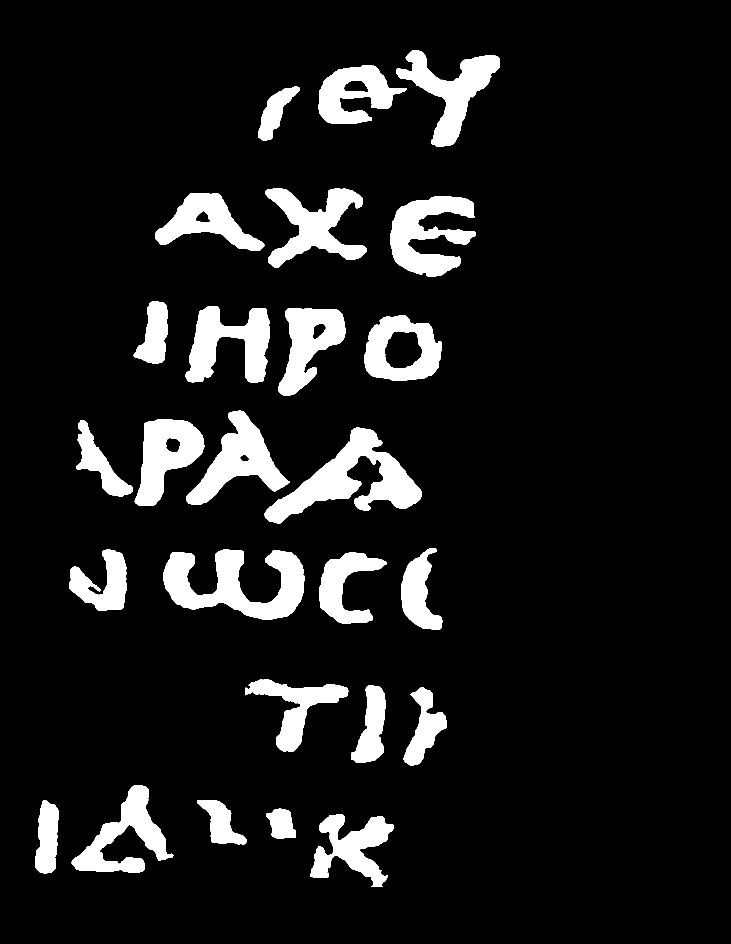
#> input picture inklabels/20230205142449.png, 2191 x 2831 px (shown at 1/3 size)
$ python -i download_w035_labels.py   (imports and definitions only)
#> lines starting #> are read from the running program, lines starting #| are printed output that depends on the picture; after the words box and inside, x2 and y2 are one past the last pixel; in counts of white or black regions, pixels touching at a corner belong together
#> further down, picture is the input picture: shape (2831, 2191, 3); 9.8% white; 26 white regions, largest, box (x1, y1, x2, y2) and area: (794, 1283, 1264, 1570) 48074, (490, 1649, 913, 1858) 46036, (1170, 589, 1428, 830) 33680
#!/usr/bin/env python3
"""download_w035_labels.py -- download and process PHerc0139 w035 ink labels.

downloads the 1.129um / 59keV ink detection TIF from S3, resizes it to the
9.362um zarr coordinate system (shape 28x5820x5240), and saves:
  inklabels/20260317000000.png        -- continuous 0-255 probability map
  eroded_inklabels/20260317000000.png -- conservative binary labels for training

NOTE: the zarr volume itself is assembled separately via:
  python assemble_training_segments.py --only w035
the mask (masks/20260317000000.png) is only available after zarr assembly;
without it the labels are saved unmasked (run again after assembly to apply mask).
"""
import os, subprocess, sys, time
import numpy as np
from PIL import Image
Image.MAX_IMAGE_PIXELS = None

ZID = "20260317000000"
# 9.362um zarr shape (from .zarray metadata: D,H,W = 28,5820,5240)
ZARR_H, ZARR_W = 5820, 5240

# 1.129um / 59keV ink detection (L1 merged model -- same source as other PHerc0139 fragments)
INK_URL = (
    "https://vesuvius-challenge-open-data.s3.amazonaws.com/"
    "PHerc0139/segments/20260317000000-w035_2026031718/ink-detection/"
    "PHerc0139-20260317000000-1.129um-0.22m-59keV-volume-20260413113053-"
    "L1-20260709123958-mrg20736-1um-s1z2-tile256-stride128.tif"
)
TMP_TIF  = f"_ves_tmp/{ZID}_ink.tif"
INKLABEL_PNG = f"inklabels/{ZID}.png"
ERODED_PNG   = f"eroded_inklabels/{ZID}.png"
MASK_PNG     = f"masks/{ZID}.png"

# standard PHerc0139 thresholds (same as all other fragments)
THRESHOLD   = 140   # ink if > 0.55*255
ERODE_ITERS = 12    # 3x3 kernel iterations


# [69 lines left out: functions download_tif, load_and_resize_tif, apply_mask, save_inklabels, not called in this run]


def generate_eroded(arr):
    """threshold + erode to produce conservative binary training labels."""
    import cv2
    binary = (arr > THRESHOLD).astype(np.uint8) * 255
    kernel = np.ones((3, 3), np.uint8)
    eroded = cv2.erode(binary, kernel, iterations=ERODE_ITERS)
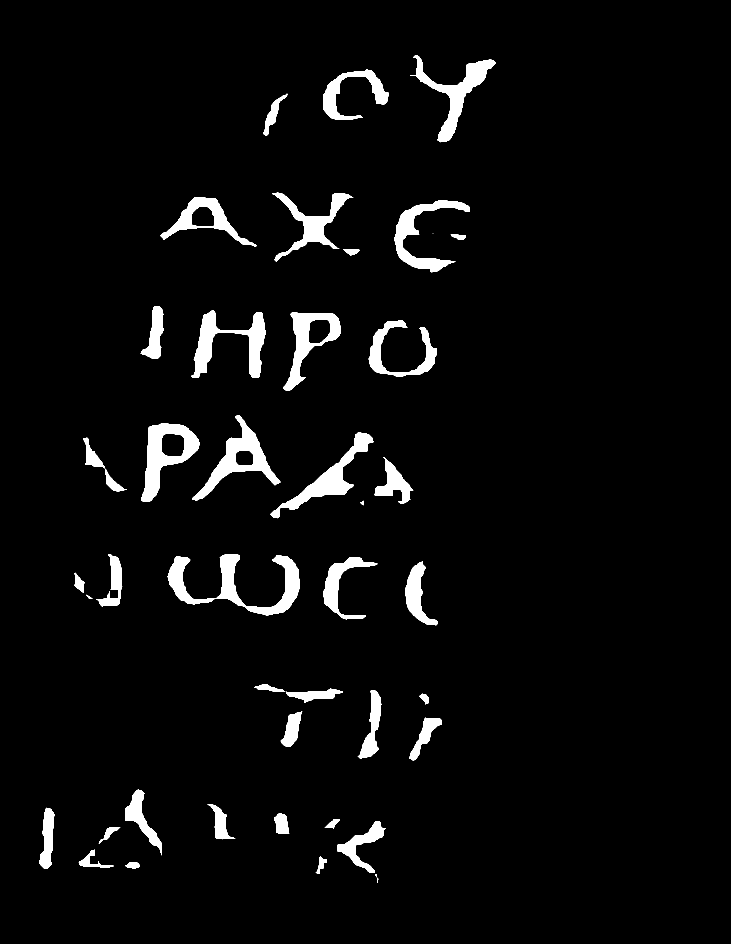
#> eroded: shape (2831, 2191, 3) (shown at 1/3 size); 4.1% white; 44 white regions (2 under 20 px), largest, box (x1, y1, x2, y2) and area: (503, 1663, 899, 1846) 21686, (423, 1270, 599, 1504) 16376, (576, 1245, 841, 1502) 15809
    if os.path.exists(MASK_PNG):
        mask = np.array(Image.open(MASK_PNG).convert("L"))
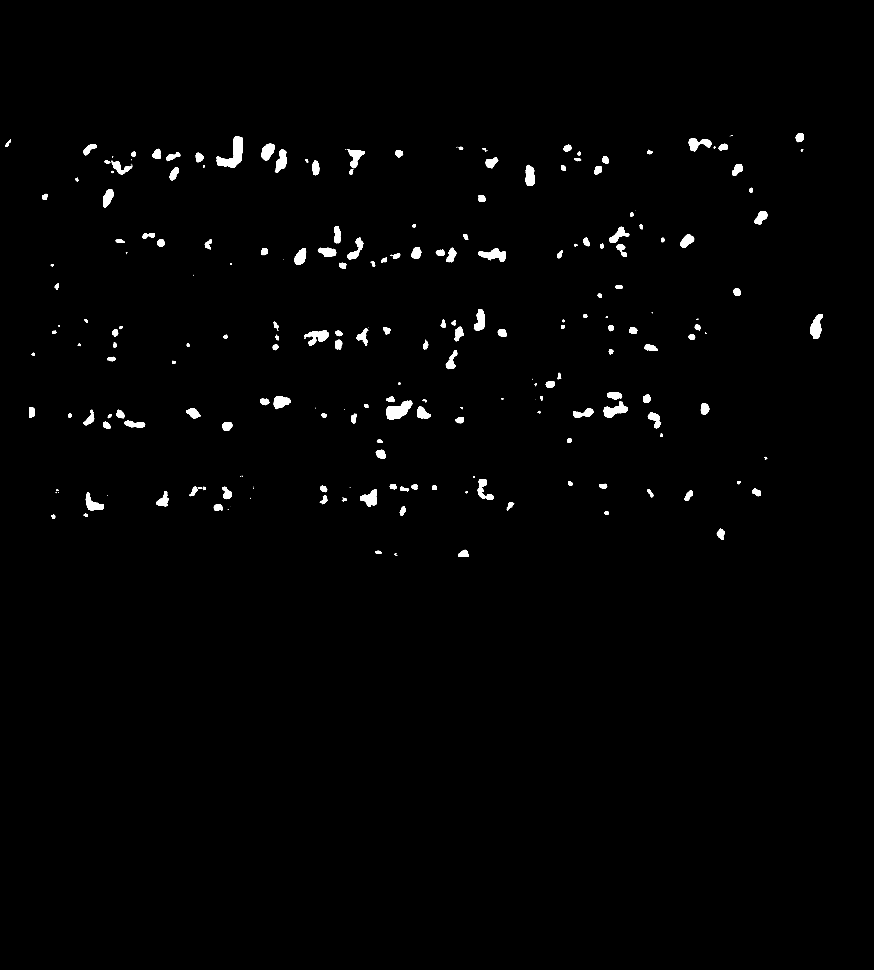
#> input picture dots/20260317000000.png, 5240 x 5820 px, found by its file name (shown at 1/6 size)
#> mask is the input picture: shape (5820, 5240); 1% white; 375 white regions (179 under 20 px), largest, box (x1, y1, x2, y2) and area: (1299, 818, 1456, 1007) 13038, (2317, 2404, 2474, 2518) 10241, (2871, 1489, 3035, 1571) 6894
        if mask.shape != eroded.shape:
            mask = np.array(Image.fromarray(mask).resize(
                (eroded.shape[1], eroded.shape[0]), Image.NEAREST))
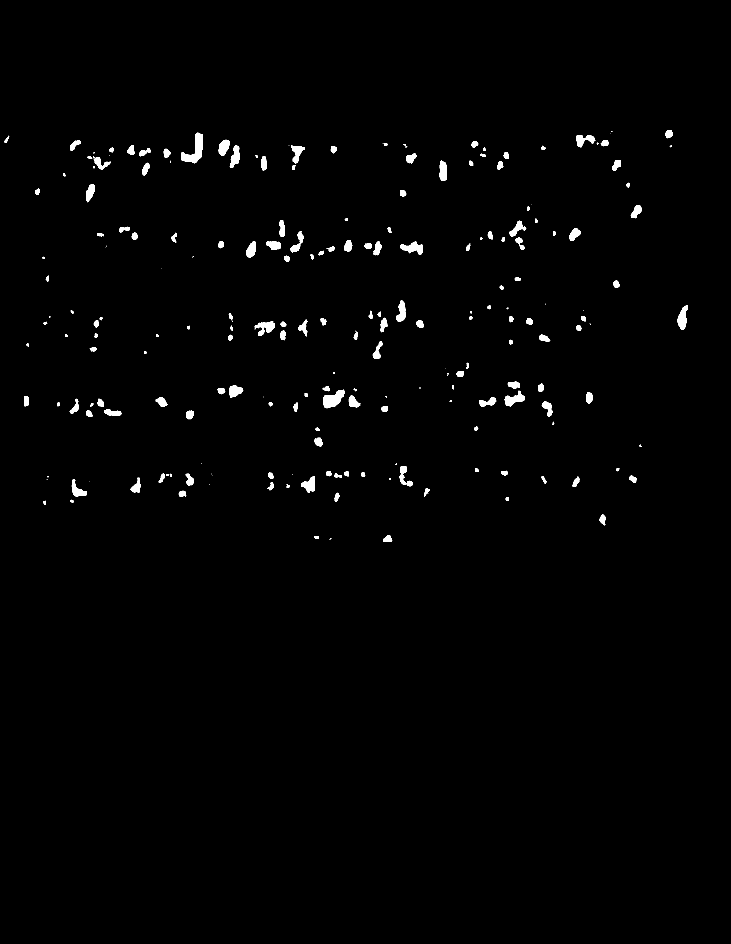
#> mask: shape (2831, 2191) (shown at 1/3 size); 1% white; 242 white regions (67 under 20 px), largest, box (x1, y1, x2, y2) and area: (543, 398, 609, 490) 2631, (969, 1169, 1034, 1225) 2084, (1200, 725, 1269, 764) 1414
#> (the run stopped early here; a loop or call above may not have finished)
